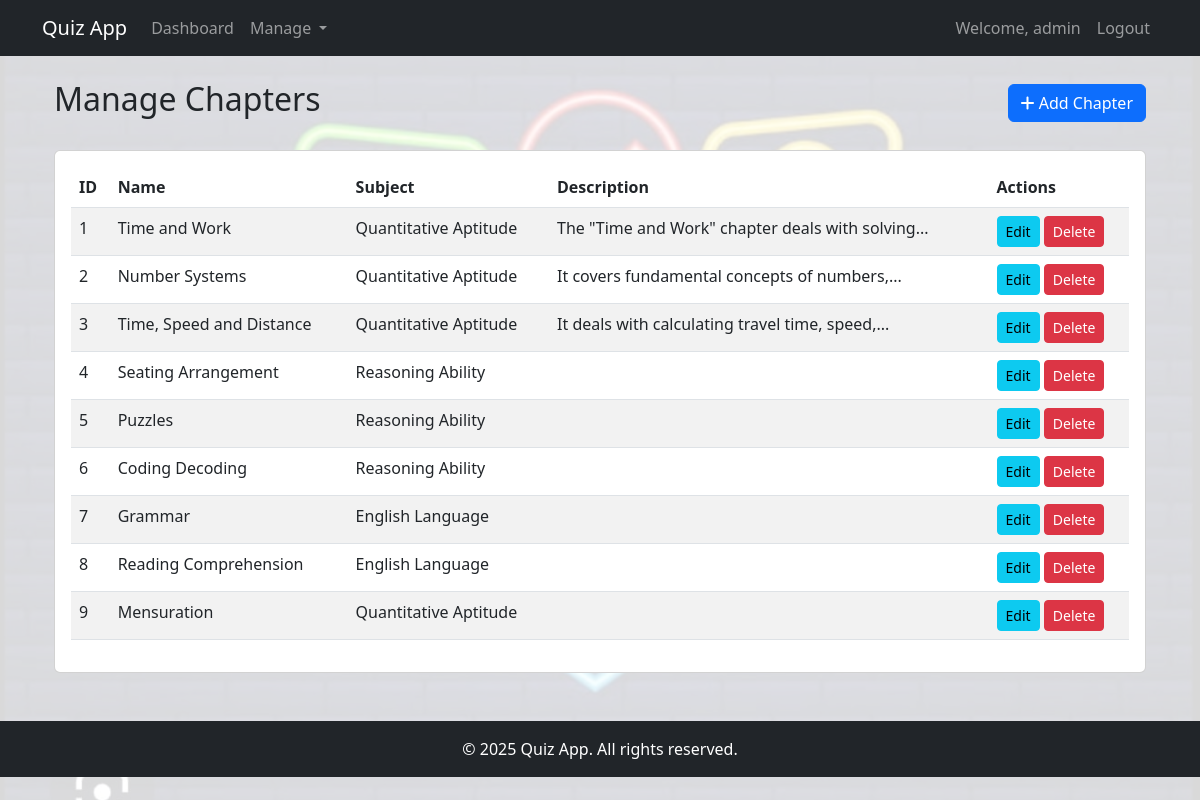
/admin/chapters (signed in), run on the app's committed database.
### app.py (models this page shows)
class Chapter(db.Model):
    id = db.Column(db.Integer, primary_key=True)
    name = db.Column(db.String(120), nullable=False)
    description = db.Column(db.Text)
    subject_id = db.Column(db.Integer, db.ForeignKey('subject.id'), nullable=False)
    quizzes = db.relationship('Quiz', backref='chapter', lazy=True)

class Subject(db.Model):
    id = db.Column(db.Integer, primary_key=True)
    name = db.Column(db.String(120), nullable=False)
    description = db.Column(db.Text)
    chapters = db.relationship('Chapter', backref='subject', lazy=True)

### app.py (the view, shortened to what this page needs)
@app.route('/admin/chapters', methods=['GET', 'POST'])
def admin_chapters():
    if not session.get('is_admin'):
        flash('Access denied!', 'danger')
        return redirect(url_for('login'))
    form = ChapterForm()
    form.subject_id.choices = [(s.id, s.name) for s in Subject.query.all()]
    chapters = Chapter.query.all()
    return render_template('admin/chapters.html', form=form, chapters=chapters)

### templates/admin/chapters.html (shortened to what this page needs)
{% extends "base.html" %}
{% block content %}
<div class="container">
    <div class="d-flex justify-content-between align-items-center mb-4">
        <h2>Manage Chapters</h2>
        <button class="btn btn-primary" data-bs-toggle="modal" data-bs-target="#addChapterModal">
            <i class="fas fa-plus"></i> Add Chapter
        </button>
    </div>
    <div class="card">
        <div class="card-body">
            {% if chapters %}
                <div class="table-responsive">
                    <table class="table table-striped">
                        <thead>
                            <tr>
                                <th>ID</th>
                                <th>Name</th>
                                <th>Subject</th>
                                <th>Description</th>
                                <th>Actions</th>
                            </tr>
                        </thead>
                        <tbody>
                            {% for chapter in chapters %}
                                <tr>
                                    <td>{{ chapter.id }}</td>
                                    <td>{{ chapter.name }}</td>
                                    <td>{{ chapter.subject.name }}</td>
                                    <td>{{ chapter.description|truncate(50) }}</td>
                                    <td>
                                        <a href="#" class="btn btn-sm btn-info">Edit</a>
                                        <a href="{{ url_for('delete_chapter', id=chapter.id) }}"
                                           class="btn btn-sm btn-danger"
                                           onclick="return confirm('Are you sure?')">Delete</a>
                                    </td>
                                </tr>
                            {% endfor %}
                        </tbody>
                    </table>
                </div>
            {% else %}
                <p class="text-center">No chapters found.</p>
            {% endif %}
        </div>
    </div>
</div>
{% endblock %}

### static/css/style.css (style rules this page uses)
body { background-image: url('../images/IMG-20250325-WA0000.jpg'); background-size: cover; background-position: center; background-attachment: fixed; background-repeat: no-repeat; min-height: 100vh; }
body::before { content: ""; position: fixed; top: 0; left: 0; right: 0; bottom: 0; background-color: rgba(255, 255, 255, 0.85); z-index: -1; }

### data on the page
Chapter: id "1", name "Time and Work", subject.name "Quantitative Aptitude", description "The \"Time and Work\" chapter deals with solving..."
Chapter: id "2", name "Number Systems", subject.name "Quantitative Aptitude", description "It covers fundamental concepts of numbers,..."
Chapter: id "3", name "Time, Speed and Distance", subject.name "Quantitative Aptitude", description "It deals with calculating travel time, speed,..."
Chapter: id "4", name "Seating Arrangement", subject.name "Reasoning Ability"
Chapter: id "5", name "Puzzles", subject.name "Reasoning Ability"
Chapter: id "6", name "Coding Decoding", subject.name "Reasoning Ability"
Chapter: id "7", name "Grammar", subject.name "English Language"
Chapter: id "8", name "Reading Comprehension", subject.name "English Language"
Chapter: id "9", name "Mensuration", subject.name "Quantitative Aptitude"

### other printed values
{{ session.get('username') }} "admin"
